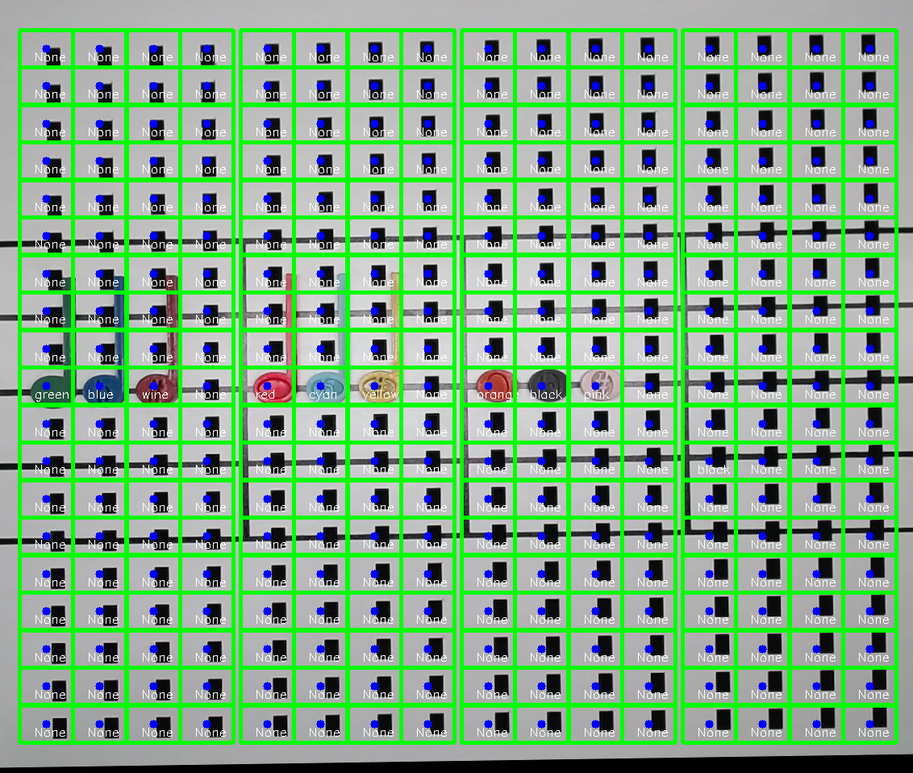
#> input picture backend/color_analysis_output/grade.png, 913 x 773 px, shrunk from 1132 x 958 before the run
$ python pick_color.py
#> lines starting #> are read from the running program, lines starting #| are printed output that depends on the picture
import cv2
import numpy as np
import matplotlib.pyplot as plt

# Load image
image = cv2.imread("../color_analysis_output/grade.png")
#> image is the input picture: shape (773, 913, 3); mean B, G, R 132, 171.1, 126.2
image = cv2.cvtColor(image, cv2.COLOR_BGR2RGB)  # Convert BGR to RGB for Matplotlib

gamma = 1/2.2
lookUpTable = np.empty((1,256), np.uint8)
for i in range(256):
    lookUpTable[0,i] = np.clip(pow(i / 255.0, gamma) * 255.0, 0, 255)

image = cv2.LUT(image, lookUpTable)
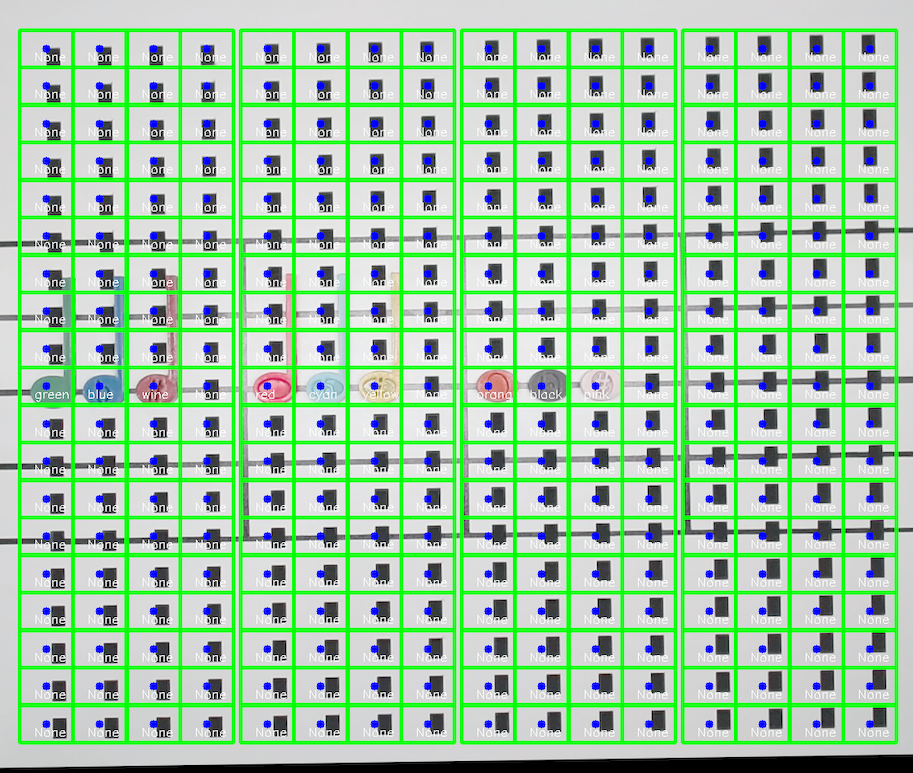
#> image: shape (773, 913, 3); mean R, G, B 160.8, 201.2, 166.4

# Callback for mouse clicks
def on_click(event):
    if event.xdata is not None and event.ydata is not None:
        x = int(event.xdata)
        y = int(event.ydata)

        rgb = image[y, x]
        hsv = cv2.cvtColor(np.uint8([[rgb]]), cv2.COLOR_RGB2HSV)[0][0]

        print(f"--- Pixel at ({x}, {y}) ---")
        print(f"HSV: {hsv}")

# Display the image
fig, ax = plt.subplots()
ax.imshow(image)
ax.set_title("Click anywhere to pick a color!")
fig.canvas.mpl_connect('button_press_event', on_click)
plt.axis('off')
plt.show()
